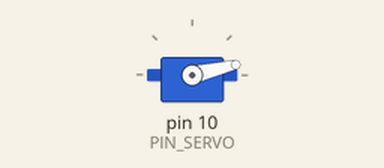
This sketch was run on a simulated Arduino Uno, built with avr-gcc and run on an emulated ATmega328P. On the bench: servo.

Above: at 0.65 s.
At 1.26 s:
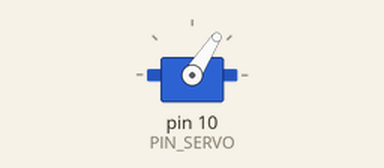
At 1.87 s:
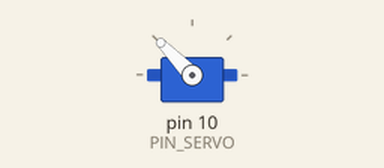
At 3.0 s:
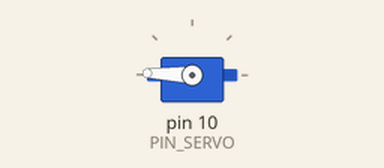
Timing chart, 0 to 4.5 s (numbered marks = the images above):
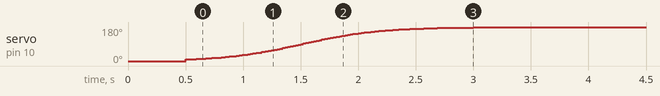

The sketch:

10_practice_3.ino
```cpp
#include <Servo.h>
#include <math.h> // for exp()

#define PIN_SERVO 10

Servo myServo;
unsigned long MOVING_TIME = 3000; // moving time is 3 seconds
unsigned long moveStartTime;
int startAngle = 0; // 시작 각도
int stopAngle  = 180; // 종료 각도

// 시그모이드 함수 구현
float sigmoid(unsigned long x, unsigned long maxTime) {
    float k = 0.003; // 경사 조정
    float x0 = maxTime / 2; // 중앙에서 변화하는 지점
    return 1 / (1 + exp(-k * (x - x0)));
}

void setup() {
    myServo.attach(PIN_SERVO);
    moveStartTime = millis(); // 시작 시간 기록

    myServo.write(startAngle); // 초기 위치 설정
    delay(500);
}

void loop() {
    unsigned long progress = millis() - moveStartTime;

    if (progress <= MOVING_TIME) {
        // 시그모이드 함수를 사용하여 각도 계산
        float sigmoidValue = sigmoid(progress, MOVING_TIME);
        long angle = startAngle + (stopAngle - startAngle) * sigmoidValue;
        myServo.write(angle);
    }
}
```

Measured:
- by itself, servo on pin 10 (PIN_SERVO): moves from 0° to 178° over 2.5 s
